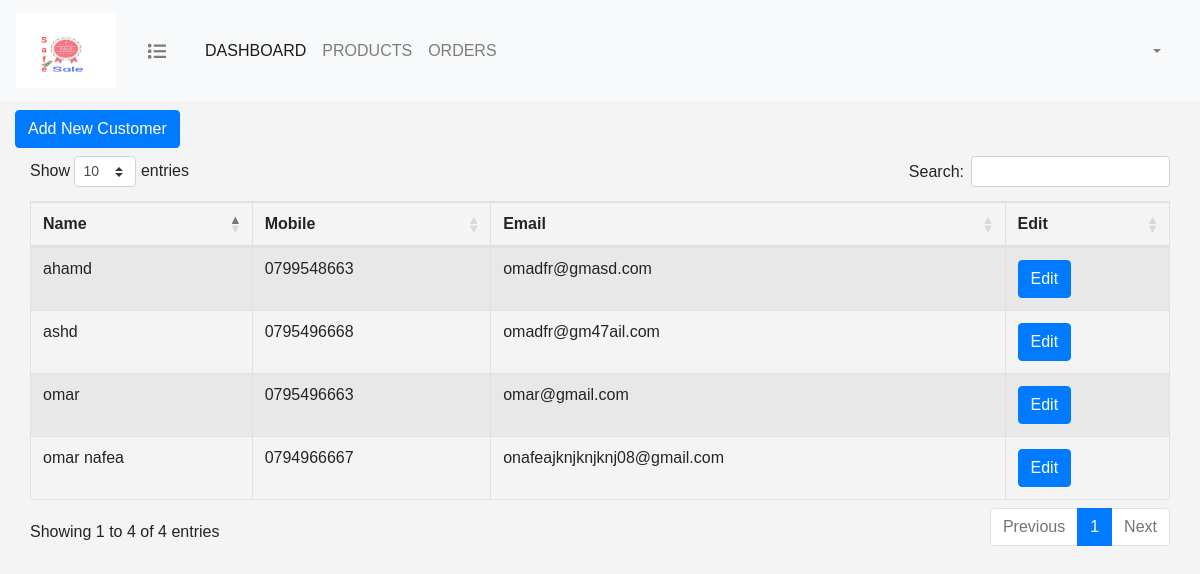
The app's page /customers/index.php, older data.
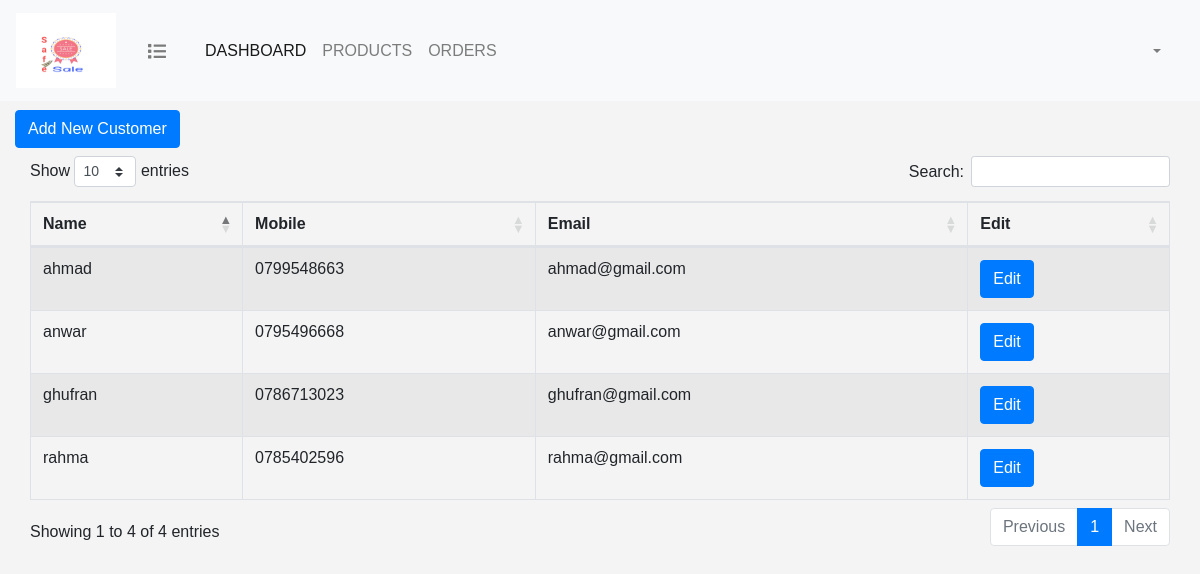
The same page, newer data.
### tables this page shows
CREATE TABLE `customers` (
  `customer_id` int(11) NOT NULL,
  `name` varchar(155) NOT NULL,
  `email` varchar(50) NOT NULL,
  `mobile` varchar(14) NOT NULL,
  `password` varchar(255) NOT NULL
);

### customers/index.php (the view, shortened to what this page needs)
<?php
include('../db_connect.php');
$query = "SELECT * FROM customers";
$statement = $con->prepare($query);
$statement->execute();
$customers = $statement->fetchAll(PDO::FETCH_ASSOC);
?>
<html>
<head>
    <?php include "../include/header.php";?>
    <link rel="stylesheet" href="customers.css">
</head>
<body>
<?php include "../include/navbar.php"?>
<div class="container-fluid pt-5">
     <?php
       include "../include/dashboard.php";
      ?>
    <h2 class="text-primary text-center mt-3">Customers</h2>
    <a href="add_customer.php" class="btn btn-primary mb-2">Add New Customer</a>
    <table id="customers_table" class="table table-bordered table-striped">
        <thead>
        <tr>
            <th scope="col">Name</th>
            <th scope="col">Mobile</th>
            <th scope="col">Email</th>
            <th scope="col">Edit</th>
        </tr>
        </thead>
        <tbody>
          <?php
          foreach($customers as $customer)
          { ?>
               <tr>
               <td><?=$customer['name']?></td>
               <td><?=$customer['mobile']?></td>
               <td><?=$customer['email']?></td>
               <td>
                   <a href="add_customer.php?customer_id=<?=$customer['customer_id']?>"  class="btn btn-primary">Edit</a>
               </td>
              </tr>
          <?php }?>
        </tbody>
    </table>
</div>
</body>
</html>

Row changes from the older to the newer data that the page shows:
changed customers: name "omar" → "ghufran"; mobile "0795496663" → "0786713023"; email "omar@gmail.com" → "ghufran@gmail.com"
changed customers: name "omar nafea" → "rahma"; mobile "0794966667" → "0785402596"; email "onafeajknjknjknj08@gmail.com" → "rahma@gmail.com"
changed customers: name "ahamd" → "ahmad"; email "omadfr@gmasd.com" → "ahmad@gmail.com"
changed customers: name "ashd" → "anwar"; email "omadfr@gm47ail.com" → "anwar@gmail.com"
